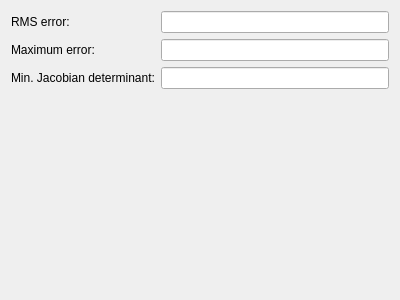
<?xml version="1.0" encoding="UTF-8"?>
<ui version="4.0">
 <class>ErrorStatistics</class>
 <widget class="QWidget" name="ErrorStatistics">
  <property name="geometry">
   <rect>
    <x>0</x>
    <y>0</y>
    <width>400</width>
    <height>300</height>
   </rect>
  </property>
  <property name="windowTitle">
   <string>Error Statistics</string>
  </property>
  <layout class="QFormLayout" name="formLayout">
   <item row="0" column="0">
    <widget class="QLabel" name="displayRMSError_label">
     <property name="text">
      <string>RMS error:</string>
     </property>
    </widget>
   </item>
   <item row="0" column="1">
    <widget class="QLineEdit" name="displayRMSError_lineEdit">
     <property name="readOnly">
      <bool>true</bool>
     </property>
    </widget>
   </item>
   <item row="1" column="0">
    <widget class="QLabel" name="displayMaxError_label">
     <property name="text">
      <string>Maximum error:</string>
     </property>
    </widget>
   </item>
   <item row="1" column="1">
    <widget class="QLineEdit" name="displayMaxError_lineEdit">
     <property name="readOnly">
      <bool>true</bool>
     </property>
    </widget>
   </item>
   <item row="2" column="0">
    <widget class="QLabel" name="displayMinimumJacobianDeterminant_label">
     <property name="text">
      <string>Min. Jacobian determinant:</string>
     </property>
    </widget>
   </item>
   <item row="2" column="1">
    <widget class="QLineEdit" name="displayMinimumJacobianDeterminant_lineEdit">
     <property name="toolTip">
      <string>&lt;html&gt;&lt;head/&gt;&lt;body&gt;&lt;p&gt;The value shown here is the minimum ratio of differential fitted over reference volumes in the model. If this value is near zero or negative, in general, this indicates a bad element in the model.&lt;/p&gt;&lt;p&gt;This calculation is only valid for 3-D volumetric elements. For 2-D and 1-D elements the calculation returns zero.&lt;/p&gt;&lt;/body&gt;&lt;/html&gt;</string>
     </property>
     <property name="readOnly">
      <bool>true</bool>
     </property>
    </widget>
   </item>
  </layout>
 </widget>
 <resources/>
 <connections/>
</ui>
